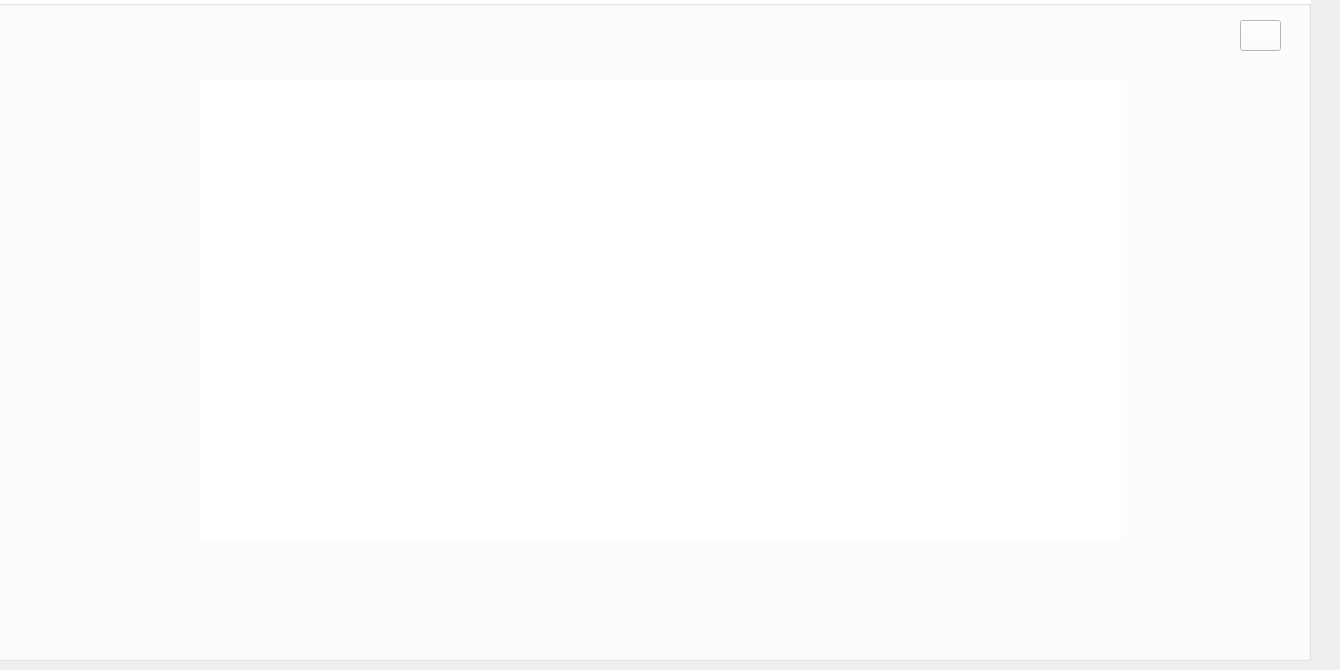
      <widget class="QWidget" name="page_25">
       <widget class="QGroupBox" name="groupBox_22">
        <property name="geometry">
         <rect>
          <x>-20</x>
          <y>0</y>
          <width>1331</width>
          <height>661</height>
         </rect>
        </property>
        <property name="styleSheet">
         <string notr="true">background-color: rgb(255, 255, 255);
border-color: rgb(255, 255, 255);</string>
        </property>
        <property name="title">
         <string/>
        </property>
        <widget class="QLabel" name="label_stat_Sport">
         <property name="geometry">
          <rect>
           <x>220</x>
           <y>80</y>
           <width>921</width>
           <height>461</height>
          </rect>
         </property>
         <property name="text">
          <string/>
         </property>
        </widget>
        <widget class="QPushButton" name="back3_Sport">
         <property name="geometry">
          <rect>
           <x>1260</x>
           <y>20</y>
           <width>41</width>
           <height>31</height>
          </rect>
         </property>
         <property name="text">
          <string/>
         </property>
         <property name="icon">
          <iconset resource="assets.qrc">
           <normaloff>:/img/img/back.png</normaloff>:/img/img/back.png</iconset>
         </property>
         <property name="iconSize">
          <size>
           <width>33</width>
           <height>33</height>
          </size>
         </property>
        </widget>
       </widget>
      </widget>
